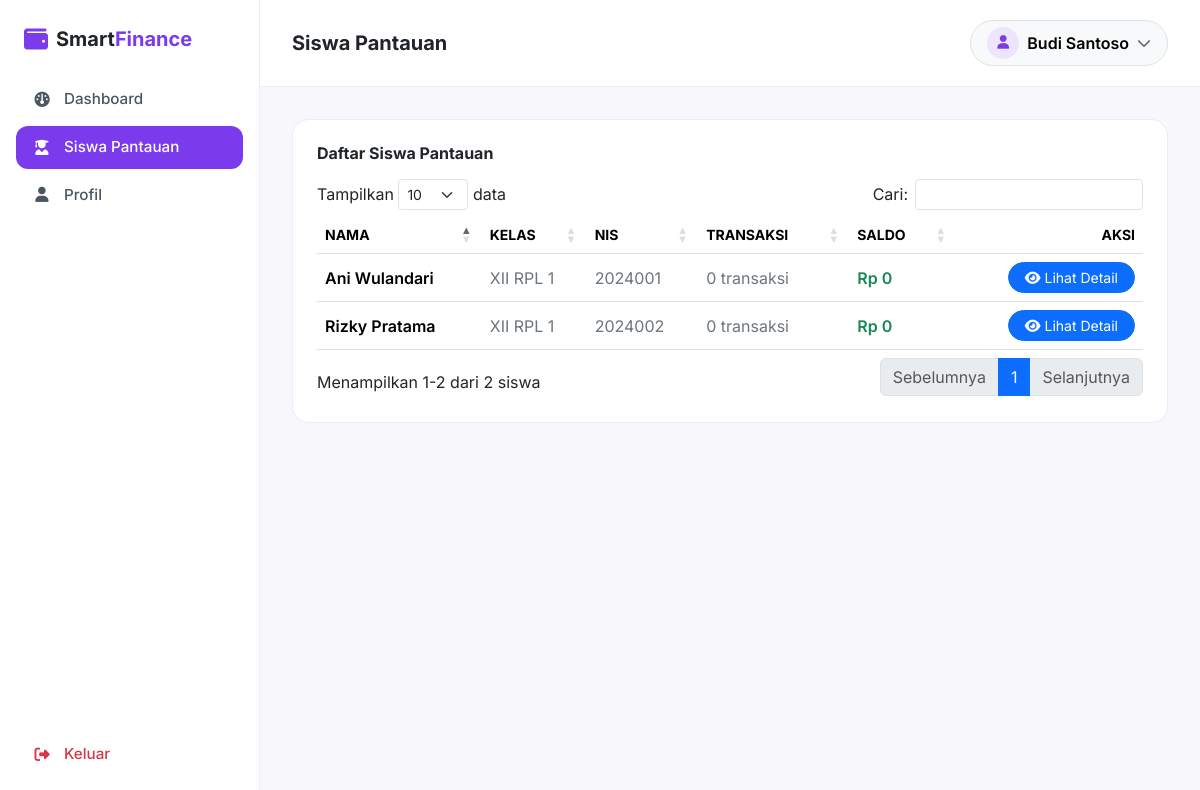
Screenshot of /guru/siswa_list.php (signed in) with the database file from the repository.
### tables this page shows
CREATE TABLE users (
    id INT AUTO_INCREMENT PRIMARY KEY,
    nama VARCHAR(100) NOT NULL,
    email VARCHAR(100) NOT NULL UNIQUE,
    password VARCHAR(255) NOT NULL,
    role ENUM('siswa','guru','admin') NOT NULL,
    nis_nip VARCHAR(30) DEFAULT NULL,
    kelas VARCHAR(20) DEFAULT NULL,
    foto VARCHAR(255) DEFAULT NULL,
    created_at TIMESTAMP DEFAULT CURRENT_TIMESTAMP
);

### guru/siswa_list.php (the view, shortened to what this page needs)
<?php
require_once __DIR__ . '/../config/database.php';
$guruId = $_SESSION['user_id'];
$stmt = $pdo->prepare("
    SELECT u.id, u.nama, u.email, u.nis_nip, u.kelas,
        COALESCE(SUM(CASE WHEN t.jenis='pemasukan' THEN t.jumlah ELSE 0 END),0) AS total_pemasukan,
        COALESCE(SUM(CASE WHEN t.jenis='pengeluaran' THEN t.jumlah ELSE 0 END),0) AS total_pengeluaran,
        COUNT(t.id) AS jumlah_transaksi
    FROM guru_siswa gs
    JOIN users u ON u.id = gs.siswa_id
    LEFT JOIN transaksi t ON t.siswa_id = u.id
    WHERE gs.guru_id = ?
    GROUP BY u.id, u.nama, u.email, u.nis_nip, u.kelas
    ORDER BY u.nama ASC
");
$stmt->execute([$guruId]);
$siswaList = $stmt->fetchAll();
include __DIR__ . '/../includes/header.php';
?>
<link rel="stylesheet" href="https://cdn.jsdelivr.net/npm/datatables.net-bs5@1.13.11/css/dataTables.bootstrap5.min.css">
<div class="stat-card">
  <h6 class="fw-bold mb-3">Daftar Siswa Pantauan</h6>
  <div class="table-responsive">
    <table id="tabelSiswa" class="table align-middle w-100">
      <thead>
        <tr class="text-secondary small text-uppercase">
          <th>Nama</th>
          <th>Kelas</th>
          <th>NIS</th>
          <th>Transaksi</th>
          <th>Saldo</th>
          <th class="text-end">Aksi</th>
        </tr>
      </thead>
      <tbody>
        <?php foreach ($siswaList as $s): ?>
          <?php $saldo = $s['total_pemasukan'] - $s['total_pengeluaran']; ?>
          <tr>
            <td class="fw-semibold"><?= htmlspecialchars($s['nama']) ?></td>
            <td class="text-secondary"><?= htmlspecialchars($s['kelas'] ?: '-') ?></td>
            <td class="text-secondary"><?= htmlspecialchars($s['nis_nip'] ?: '-') ?></td>
            <td class="text-secondary"><?= $s['jumlah_transaksi'] ?> transaksi</td>
            <td data-order="<?= $saldo ?>" class="fw-semibold <?= $saldo < 0 ? 'text-danger' : 'text-success' ?>">
              Rp <?= number_format($saldo, 0, ',', '.') ?>
            </td>
            <td class="text-end">
              <a href="siswa_detail.php?id=<?= $s['id'] ?>" class="btn btn-sm btn-primary rounded-pill px-3">
                <i class="fa-solid fa-eye me-1"></i>Lihat Detail
              </a>
            </td>
          </tr>
        <?php endforeach; ?>
      </tbody>
    </table>
  </div>
</div>
<?php include __DIR__ . '/../includes/footer.php'; ?>

### assets/css/style.css (style rules this page uses)
:root { --bs-primary: #7C3AED; --bs-primary-rgb: 124, 58, 237; --bs-primary-text-emphasis: #5B21B6; --bs-primary-bg-subtle: #EDE4FD; --bs-primary-border-subtle: #C4B0F8; --bs-link-color: #7C3AED; --bs-link-hover-color: #6D28D9; --accent-orange: #FB923C; --bs-body-font-family: 'Inter', sans-serif; --bs-body-font-size: 1rem; }
body { font-family: var(--bs-body-font-family); }

### assets/css/app.css (style rules this page uses)
.app-body { background-color: #F8F7FC; }
.stat-card { background: #fff; border: 1px solid #EEE9FB; border-radius: 1rem; padding: 1.5rem; }

### rows the page displays
users: nama "Ani Wulandari", kelas "XII RPL 1", nis_nip "2024001", jumlah_transaksi "0", saldo "0"
users: nama "Rizky Pratama", kelas "XII RPL 1", nis_nip "2024002", jumlah_transaksi "0", saldo "0"

### other values shown
$pageTitle "Siswa Pantauan"
$_SESSION['nama'] "Budi Santoso"
